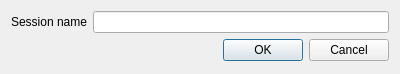
<?xml version="1.0" encoding="UTF-8"?>
<ui version="4.0">
 <class>new_session_dialog</class>
 <widget class="QDialog" name="new_session_dialog">
  <property name="geometry">
   <rect>
    <x>0</x>
    <y>0</y>
    <width>400</width>
    <height>74</height>
   </rect>
  </property>
  <property name="windowTitle">
   <string>New session</string>
  </property>
  <layout class="QFormLayout" name="formLayout">
   <item row="0" column="0">
    <widget class="QLabel" name="label_name">
     <property name="text">
      <string>Session name</string>
     </property>
    </widget>
   </item>
   <item row="0" column="1">
    <widget class="QLineEdit" name="line_edit_name"/>
   </item>
   <item row="1" column="0" colspan="2">
    <widget class="QDialogButtonBox" name="button_box">
     <property name="orientation">
      <enum>Qt::Horizontal</enum>
     </property>
     <property name="standardButtons">
      <set>QDialogButtonBox::Cancel|QDialogButtonBox::Ok</set>
     </property>
    </widget>
   </item>
  </layout>
 </widget>
 <resources/>
 <connections>
  <connection>
   <sender>button_box</sender>
   <signal>accepted()</signal>
   <receiver>new_session_dialog</receiver>
   <slot>accept()</slot>
   <hints>
    <hint type="sourcelabel">
     <x>248</x>
     <y>254</y>
    </hint>
    <hint type="destinationlabel">
     <x>157</x>
     <y>274</y>
    </hint>
   </hints>
  </connection>
  <connection>
   <sender>button_box</sender>
   <signal>rejected()</signal>
   <receiver>new_session_dialog</receiver>
   <slot>reject()</slot>
   <hints>
    <hint type="sourcelabel">
     <x>316</x>
     <y>260</y>
    </hint>
    <hint type="destinationlabel">
     <x>286</x>
     <y>274</y>
    </hint>
   </hints>
  </connection>
 </connections>
</ui>
